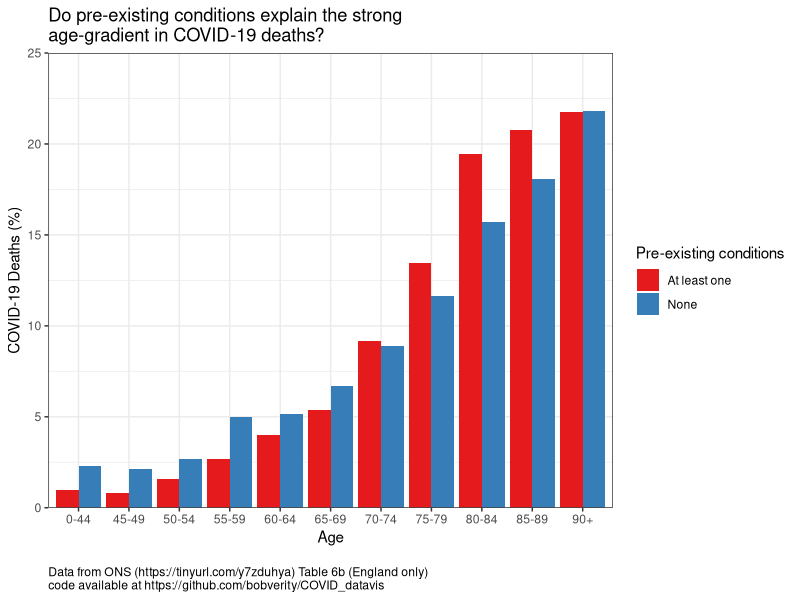
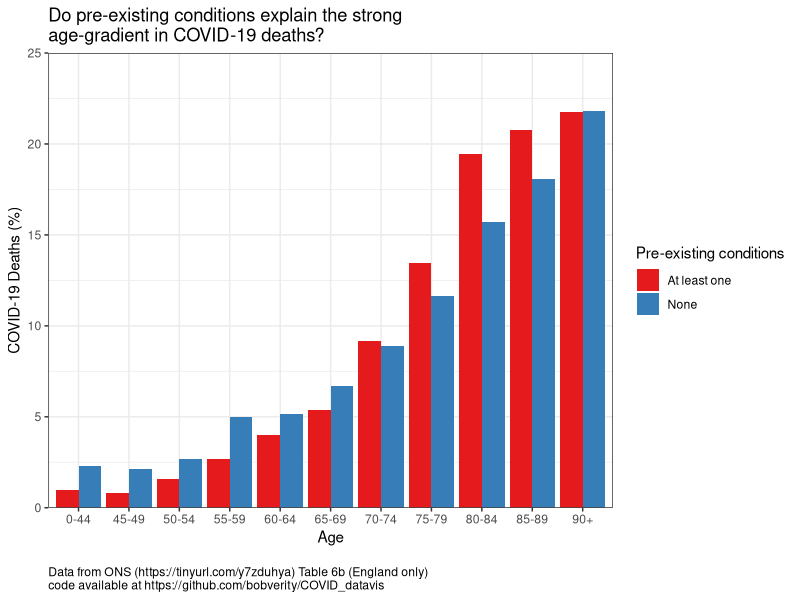

The R source for these figures, in order:
# age_conditions.R
#
# Author: Bob Verity
# Date: 2021-01-15
#
# Purpose:
# Explore what the age-deaths profile looks like for people with vs without
# pre-existing conditions.
#
# ------------------------------------------------------------------

# load packages
library(ggplot2)
library(tidyr)
library(RColorBrewer)

# read in data
dat <- read.csv("data/referencetables_6b.csv")

# fix field formats
dat$Age <- factor(dat$Age, levels = unique(dat$Age))
dat$Number.of.deaths <- as.numeric(gsub(",", "", dat$Number.of.deaths))

# subset to all sexes
dat <- subset(dat, Sex == "Persons")

# subset pre-existing conditions
dat <- subset(dat, Main.pre.existing.condition %in% c("All deaths involving COVID-19", "No pre-existing condition"))

# get into wide format
dat_wide <- spread(dat, Main.pre.existing.condition, Number.of.deaths)

# get deaths with at least 1 pre-existing condition
dat_wide$Any_preexisting <- dat_wide$`All deaths involving COVID-19` - dat_wide$`No pre-existing condition`

# get deaths as percentages over ages
dat_wide$No_preexisting <- 100 * dat_wide$`No pre-existing condition` / sum(dat_wide$`No pre-existing condition`)
dat_wide$Any_preexisting <- 100 * dat_wide$Any_preexisting / sum(dat_wide$Any_preexisting)

# subset columns
dat_wide <- subset(dat_wide, select = c("Age", "No_preexisting", "Any_preexisting"))

# get into long format
dat <- gather(dat_wide, Conditions, Deaths, No_preexisting, Any_preexisting)

# define colours
col_vec <- RColorBrewer::brewer.pal(3, "Set1")

# produce plot
plot1 <- ggplot(dat) + theme_bw() +
  geom_bar(aes(x = Age, y = Deaths, fill = Conditions), position = "dodge", stat = "identity") +
  ylab("COVID-19 Deaths (%)") +
  scale_fill_manual(values = col_vec[1:2], labels = c("At least one", "None"), name = "Pre-existing conditions") +
  scale_y_continuous(limits = c(0, 25), expand = c(0, 0)) +
  ggtitle("Do pre-existing conditions explain the strong\nage-gradient in COVID-19 deaths?")

# add caption
plot1 <- plot1 +
  labs(caption = "\nData from ONS (https://tinyurl.com/y7zduhya) Table 6b (England only)\ncode available at https://github.com/bobverity/COVID_datavis") +
  theme(plot.caption = element_text(hjust = 0))

plot1

# save to file
ggsave("output/age_conditions.png", width = 7, height = 5)
